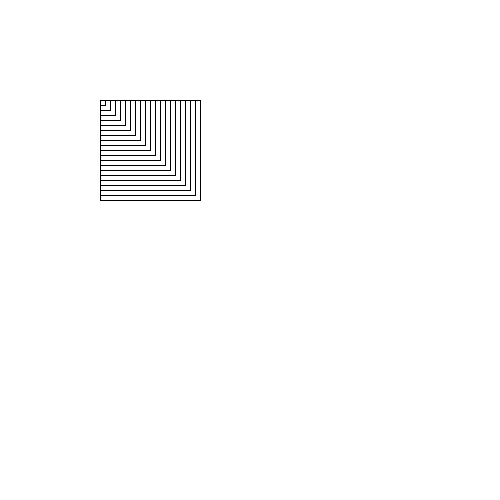
Frame 1 (no input)
Frame 60 (the mouse pressed at the canvas centre just before this capture): identical to frame 1, image omitted
Frame 120 (the mouse held since frame 60 and released just before this capture): identical to frame 1, image omitted

The Processing sketch that drew this single still picture (run headless with seeded random() and noise(); from frame 60 on, the mouse is pressed at the canvas centre):

// Processing sketch: Exercise21_1
// ── Exercise21_1.pde
//Defining and Writing your own function
//Exercise 21.1 Write a function, draw a shape multiple times.

void setup() {
  size(500,500);
  background(255);
}

void draw () {
  funkyFunction (100,100,100,100);
}

//defining function
void funkyFunction (int size, int number, int x, int y) {
  
  for (int counter = number; counter > 0; counter -=5) {
    rect(x,y,size,size);
    size-=5;

  }
}  
  
  
